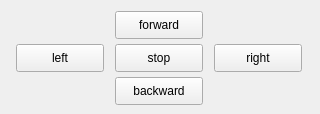
<?xml version="1.0" encoding="UTF-8"?>
<ui version="4.0">
 <class>QDriveControl</class>
 <widget class="QWidget" name="QDriveControl">
  <property name="geometry">
   <rect>
    <x>0</x>
    <y>0</y>
    <width>320</width>
    <height>114</height>
   </rect>
  </property>
  <property name="minimumSize">
   <size>
    <width>320</width>
    <height>114</height>
   </size>
  </property>
  <property name="maximumSize">
   <size>
    <width>320</width>
    <height>114</height>
   </size>
  </property>
  <layout class="QGridLayout" name="gridLayout">
   <item row="0" column="1">
    <widget class="QPushButton" name="pbForward">
     <property name="minimumSize">
      <size>
       <width>88</width>
       <height>28</height>
      </size>
     </property>
     <property name="maximumSize">
      <size>
       <width>88</width>
       <height>28</height>
      </size>
     </property>
     <property name="text">
      <string>forward</string>
     </property>
    </widget>
   </item>
   <item row="1" column="0">
    <widget class="QPushButton" name="pbLeft">
     <property name="minimumSize">
      <size>
       <width>88</width>
       <height>28</height>
      </size>
     </property>
     <property name="maximumSize">
      <size>
       <width>88</width>
       <height>28</height>
      </size>
     </property>
     <property name="text">
      <string>left</string>
     </property>
    </widget>
   </item>
   <item row="1" column="1">
    <widget class="QPushButton" name="pbStop">
     <property name="minimumSize">
      <size>
       <width>88</width>
       <height>28</height>
      </size>
     </property>
     <property name="maximumSize">
      <size>
       <width>88</width>
       <height>28</height>
      </size>
     </property>
     <property name="text">
      <string>stop</string>
     </property>
    </widget>
   </item>
   <item row="1" column="2">
    <widget class="QPushButton" name="pbRight">
     <property name="minimumSize">
      <size>
       <width>88</width>
       <height>28</height>
      </size>
     </property>
     <property name="maximumSize">
      <size>
       <width>88</width>
       <height>28</height>
      </size>
     </property>
     <property name="text">
      <string>right</string>
     </property>
    </widget>
   </item>
   <item row="2" column="1">
    <widget class="QPushButton" name="pbBackward">
     <property name="minimumSize">
      <size>
       <width>88</width>
       <height>28</height>
      </size>
     </property>
     <property name="maximumSize">
      <size>
       <width>88</width>
       <height>28</height>
      </size>
     </property>
     <property name="text">
      <string>backward</string>
     </property>
    </widget>
   </item>
  </layout>
 </widget>
 <resources/>
 <connections/>
 <slots>
  <slot>forwardPressed()</slot>
  <slot>forwardReleased()</slot>
 </slots>
</ui>
